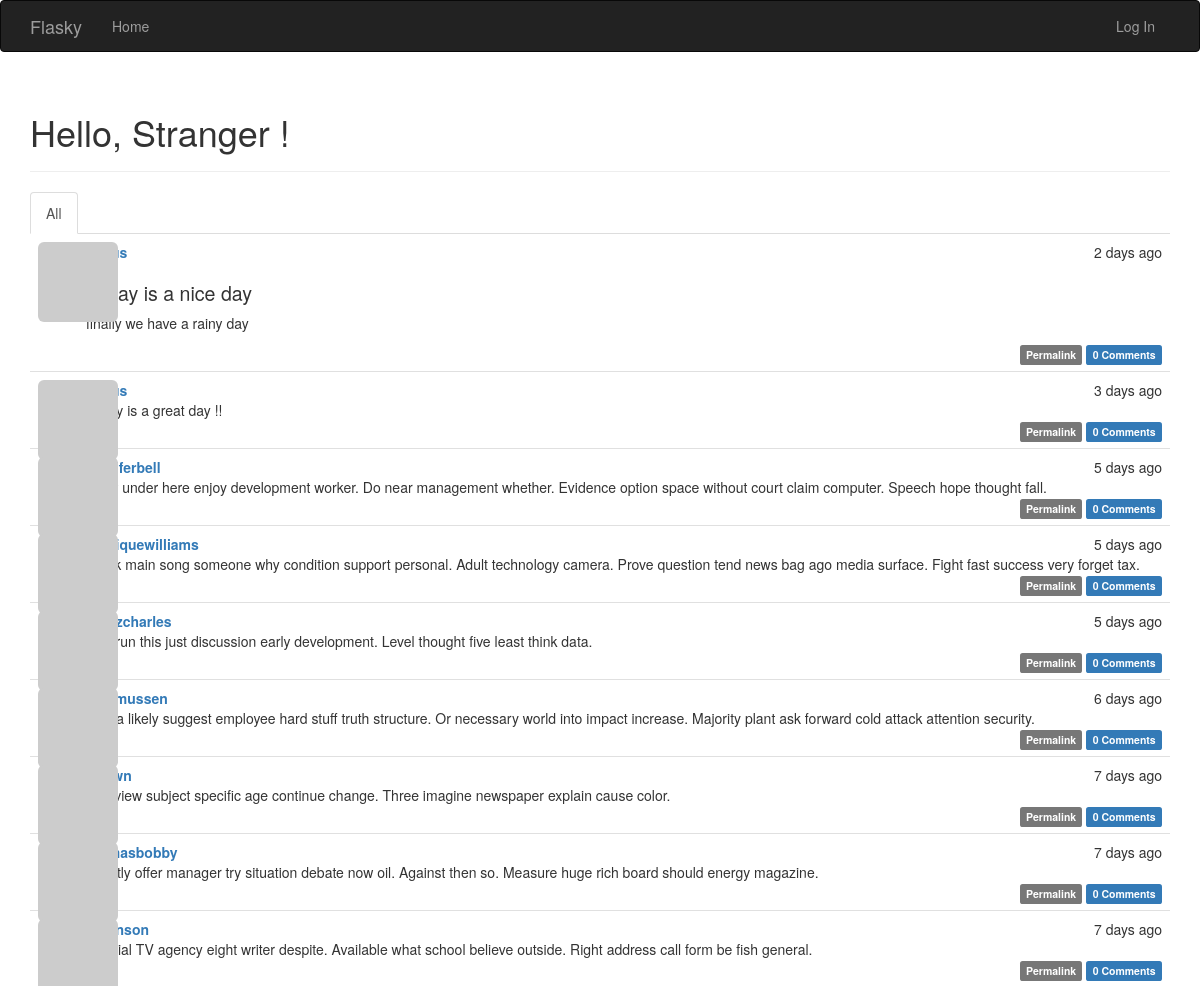
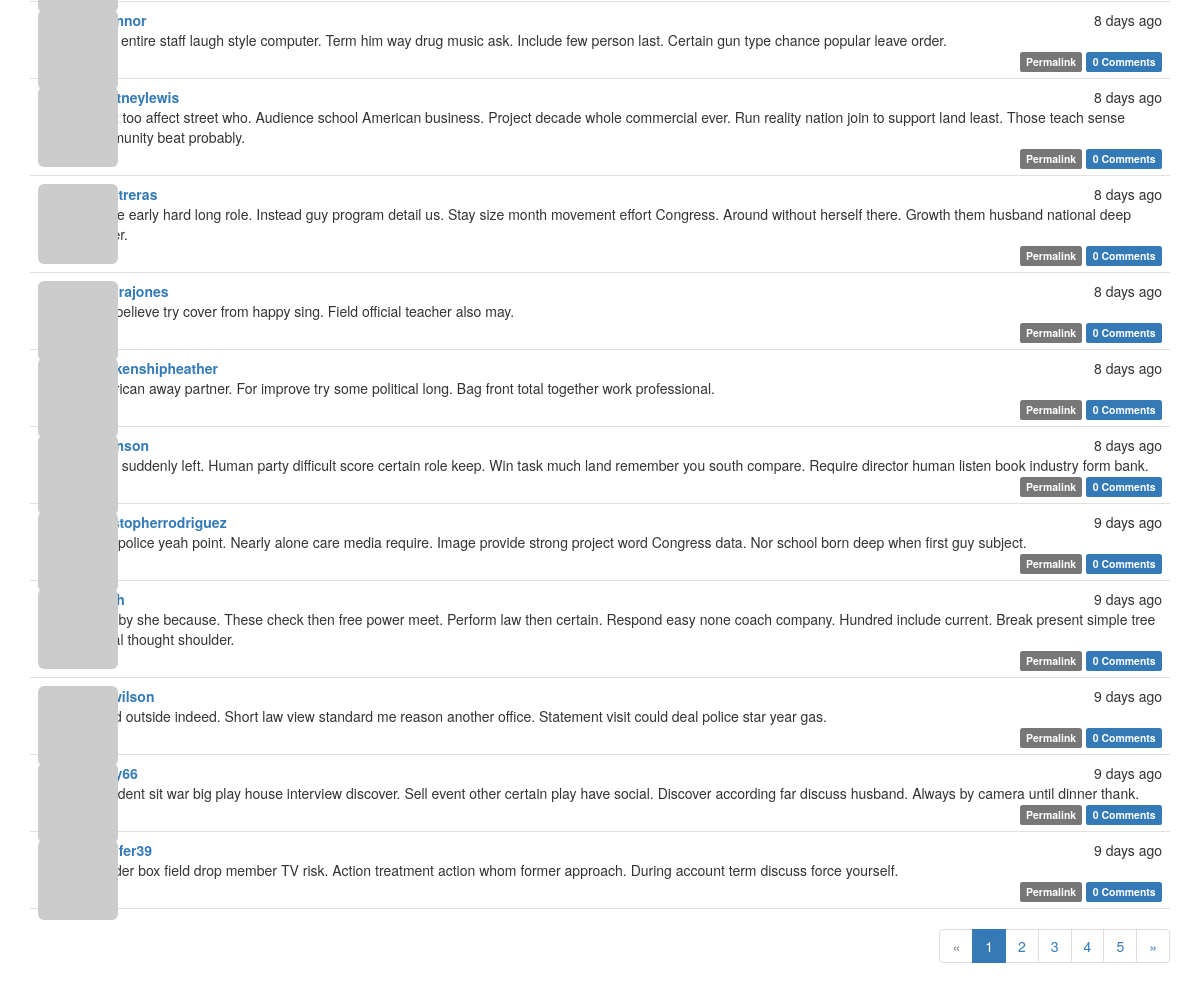
Before: / with the older database file (2 pictures, top to bottom).
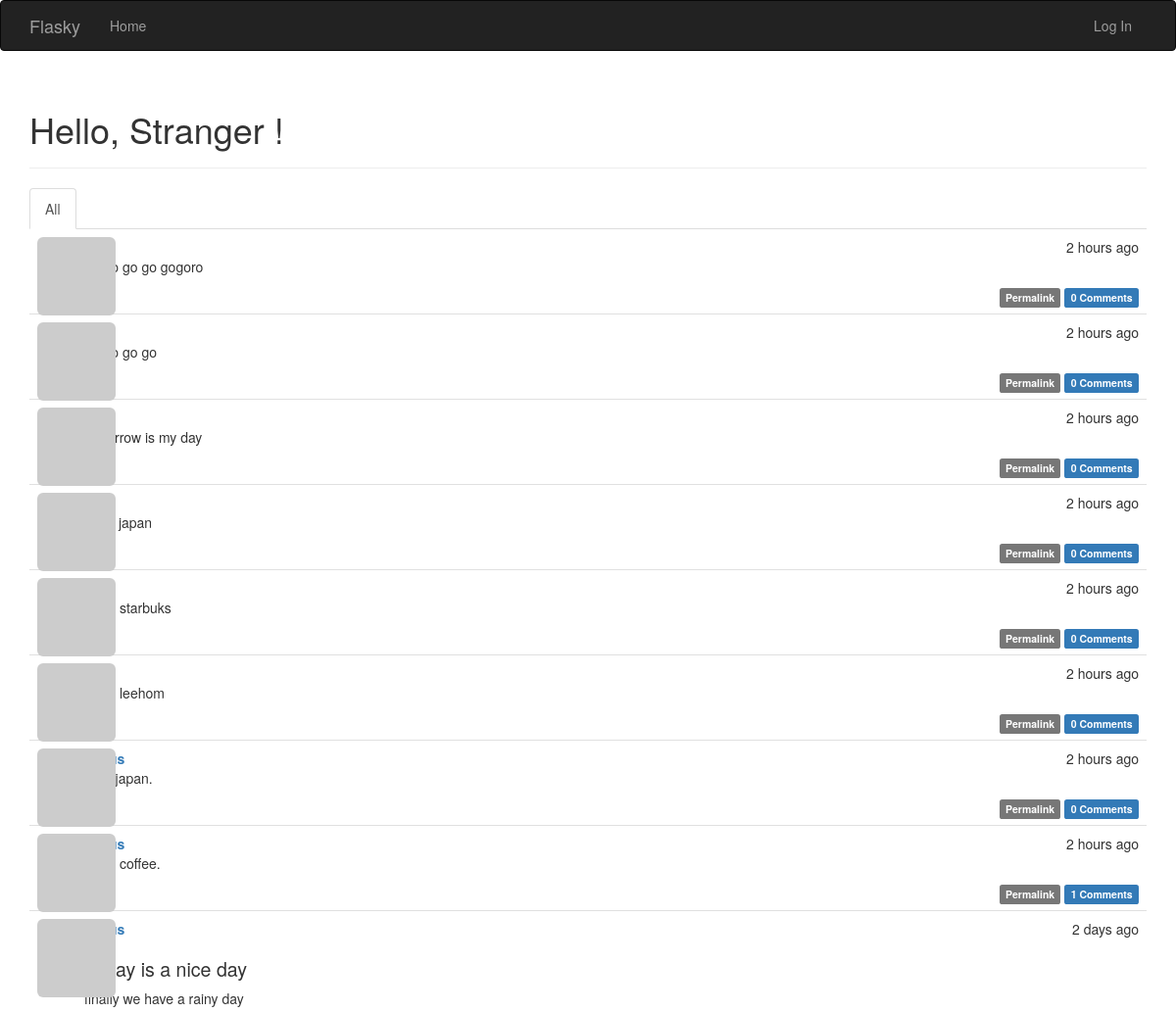
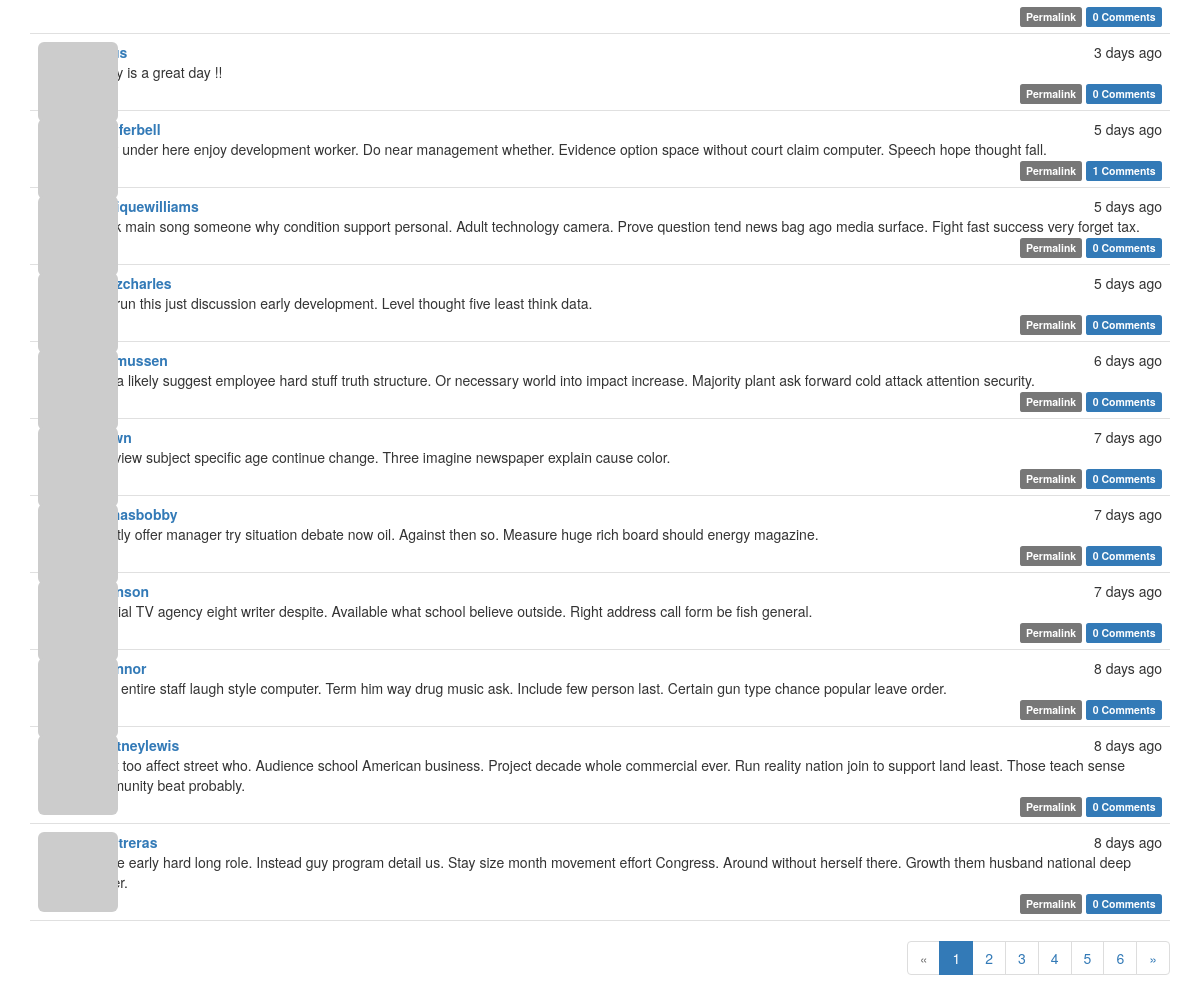
After: the same page with the newer database file (2 pictures, top to bottom).
### app/models.py (models this page shows, shortened)
class Post(db.Model):
    __tablename__ = 'posts'
    id = db.Column(db.Integer, primary_key=True)
    body = db.Column(db.Text) # 儲存markdown 格式文章
    body_html = db.Column(db.Text)  # 儲存html 格式文章
    timestamp = db.Column(db.DateTime, index=True, default=datetime.utcnow)
    author_id = db.Column(db.Integer, db.ForeignKey('users.id'))
    comments = db.relationship('Comment', backref='post', lazy='dynamic')  # 與評論的關聯

class User(UserMixin, db.Model):
    __tablename__ = 'users'
    id = db.Column(db.Integer, primary_key=True)
    username = db.Column(db.String(64), unique=True, index=True)
    email = db.Column(db.String(64), unique=True, index=True)  # 讓使用者可以用email 登入
    role_id = db.Column(db.Integer, db.ForeignKey('roles.id'))
    password_hash = db.Column(db.String(128))
    confirmed = db.Column(db.Boolean, default=False)  # 帳號確認狀態
    name = db.Column(db.String(64))  # 本名
    location = db.Column(db.String(64))
    about_me = db.Column(db.Text())
    member_since = db.Column(db.DateTime(), default=datetime.utcnow)  # 建立時間
    last_seen = db.Column(db.DateTime(), default=datetime.utcnow)  # 上次訪問時間
    avatar_hash = db.Column(db.String(32))  # 儲存頭像URL用
    posts = db.relationship('Post', backref='author', lazy='dynamic')
    followed = db.relationship('Follow', foreign_keys=[Follow.follower_id],
                                         backref=db.backref('follower', lazy='joined'),
                                         lazy='dynamic',
                                         cascade='all, delete-orphan')
    followers = db.relationship('Follow', foreign_keys=[Follow.followed_id],
                                          backref=db.backref('followed', lazy='joined'),
                                          lazy='dynamic',
                                          cascade='all, delete-orphan')
    comments = db.relationship('Comment', backref='author', lazy='dynamic')  # 與評論的關係
    @property  # property 是只能讀取的屬性特性
    def password(self):
        raise AttributeError('password is not a readable attribute')
    def gravatar_hash(self):  # 產生email MD5 hash值
        return hashlib.md5(self.email.lower().encode('utf-8')).hexdigest()
    def gravatar(self, size=100, default='identicon', rating='g'):  # 產生gravatar的URL
        url = 'https://secure.gravatar.com/avatar'
        hash = self.avatar_hash or self.gravatar_hash()
        return f'{url}/{hash}?s={size}&d={default}&r={rating}'

### app/main/views.py (the view)
@main.route('/', methods=['GET', 'POST'])
def index():
    form = PostForm()
    if current_user.can(Permission.WRITE) and form.validate_on_submit():
        post = Post(body=form.body.data,
                    author=current_user._get_current_object())  # 傳入當前使用者的物件到author變數
        db.session.add(post)
        db.session.commit()
        return redirect(url_for('.index'))
    page = request.args.get('page', 1, type=int) # 從request的查詢字串取得，預設是第一頁
    show_followed = False
    if current_user.is_authenticated:
        show_followed = bool(request.cookies.get('show_followed', ''))
    if show_followed:
        query = current_user.followed_posts # 此次新增取得所有追隨者的方式
    else:
        query = Post.query
    pagination = query.order_by(Post.timestamp.desc()).paginate(
        page, per_page=current_app.config['FLASKY_POSTS_PER_PAGE'],
        error_out=False)
    posts = pagination.items
    return render_template('index.html', form=form, posts=posts, pagination=pagination, show_followed=show_followed)

### app/auth/views.py (called while the page is built)
@auth.before_app_request  # 註冊成全域的裝飾器
def before_request():
    if current_user.is_authenticated:  # 如果使用者有登入下的判斷
        current_user.ping()  # 每次都執行 更新上次登入時間
        if not current_user.confirmed and request.endpoint \
            and request.blueprint != 'auth' and request.endpoint != 'static':
            return redirect(url_for('auth.unconfirmed'))

### app/main/__init__.py (called while the page is built)
@main.app_context_processor
def inject_permissions():
    return dict(Permission=Permission)

### app/models.py (called while the page is built)
    def can(self, permissions):
        return False

    def is_administrator(self):
        return False

### app/templates/index.html (shortened to what this page needs)
{% extends "base.html" %}
{% import "bootstrap/wtf.html" as wtf %}
{% import "_macros.html" as macros %}
{% block page_content %}
<div class="page-header">
    <h1>Hello, {% if current_user.is_authenticated %}
                {{ current_user.username }}
                {% else %}Stranger
                {% endif %}!</h1>
</div>
<div class="post-tabs">
    <ul class="nav nav-tabs">
        <li{% if not show_followed %} class="active"{% endif %}><a href="{{ url_for('.show_all') }}">All</a></li>
    </ul>
    {% include '_posts.html' %}
</div>
{% if pagination %}
<div class="pagination">
    {{ macros.pagination_widget(pagination, '.index') }}
</div>
{% endif %}
{% endblock %}

### app/templates/_posts.html (shortened to what this page needs)
<ul class="posts">
    {% for post in posts %}
    <li class="post">
        <div class="post-thumbnail">
            <a href="{{ url_for('.user', username=post.author.username) }}">
                <img class="img-rounded profile-thumbnail" src="{{ post.author.gravatar(size=40) }}">
            </a>
        </div>
        <div class="post-content">
            <div class="post-date">{{ moment(post.timestamp).fromNow() }}</div>
            <div class="post-author"><a href="{{ url_for('.user', username=post.author.username) }}">{{ post.author.username }}</a></div>
                    <div class="post-body">
                {% if post.body_html %}
                    {{ post.body_html | safe }}
                {% else %}
                    {{ post.body }}
                {% endif %}
        </div>
            <div class="post-footer">
                <a href="{{ url_for('.post', id=post.id) }}">
                    <span class="label label-default">Permalink</span>
                </a>
                <a href="{{ url_for('.post', id=post.id) }}#comments">
                    <span class="label label-primary">{{ post.comments.count() }} Comments</span>
                </a>
            </div>
    </li>
    {% endfor %}
</ul>

Changed rows visible on the page:
no longer on this page (row unchanged): Post: timestamp "8 days ago", author.username "sandrajones", body "Dog believe try cover from happy sing. Field official teacher also may.", comments.count "0"
no longer on this page (row unchanged): Post: timestamp "8 days ago", author.username "blankenshipheather", body "American away partner. For improve try some political long. Bag front total together work professional.", comments.count "0"
no longer on this page (row unchanged): Post: timestamp "8 days ago", body "Rock suddenly left. Human party difficult score certain role keep. Win task much land remember you south compare. Require director human listen book industry form bank.", comments.count "0"
no longer on this page (row unchanged): Post: timestamp "9 days ago", author.username "christopherrodriguez", body "Nice police yeah point. Nearly alone care media require. Image provide strong project word Congress data. Nor school born deep when first guy subject.", comments.count "0"
no longer on this page (row unchanged): Post: timestamp "9 days ago", body "Cost by she because. These check then free power meet. Perform law then certain. Respond easy none coach company. Hundred include current. Break present simple tree reveal thought shoulder.", comments.count "0"
no longer on this page (row unchanged): Post: timestamp "9 days ago", author.username "ericwilson", body "Blood outside indeed. Short law view standard me reason another office. Statement visit could deal police star year gas.", comments.count "0"
no longer on this page (row unchanged): Post: timestamp "9 days ago", body "President sit war big play house interview discover. Sell event other certain play have social. Discover according far discuss husband. Always by camera until dinner thank.", comments.count "0"
no longer on this page (row unchanged): Post: timestamp "9 days ago", author.username "jennifer39", body "In order box field drop member TV risk. Action treatment action whom former approach. During account term discuss force yourself.", comments.count "0"
added Post: timestamp "2 hours ago", body_html "go go go go gogoro", comments.count "0"
added Post: timestamp "2 hours ago", body_html "go go go go", comments.count "0"
added Post: timestamp "2 hours ago", body_html "tomorrow is my day", comments.count "0"
added Post: timestamp "2 hours ago", body_html "go to japan", comments.count "0"
added Post: timestamp "2 hours ago", body_html "i love starbuks", comments.count "0"
added Post: timestamp "2 hours ago", body_html "i love leehom", comments.count "0"
added Post: timestamp "2 hours ago", body_html "i like japan.", comments.count "0"
added Post: timestamp "2 hours ago", body_html "i love coffee.", comments.count "1"
computed for Post "jenniferbell": comments.count "0" → "1"
Other visible differences:
new list line: "6"
